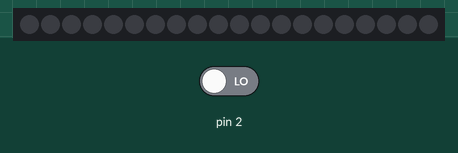
Simulated run of this sketch. Board: Arduino Uno, built with avr-gcc and run on an emulated ATmega328P. Parts: 20 RGB LEDs in strip order, left to right. Inputs (shaded band) come from the test bench; at power-on: pin 2 LOW. Dim RGB values are drawn brighter than linear.

Above: at 1.2 s.
1.3 s: pin 2 driven HIGH
At 2.12 s:
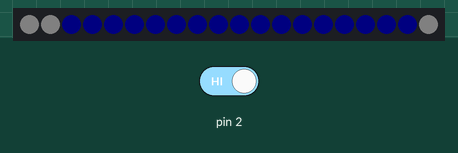
At 3.3 s:
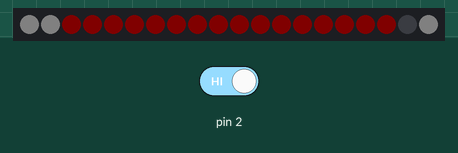
Timing chart, 0 to 4.8 s (numbered marks = the images above; inputs shaded):
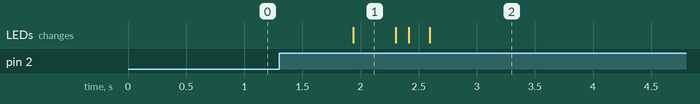

The sketch:

testimg.ino
```cpp
// (licence header left out)
const uint8_t chipled[] PROGMEM = {0};
const uint8_t numstrip[] PROGMEM = {1};
const uint8_t numradios[] PROGMEM = {1};
const uint8_t radio1directo[] PROGMEM = {1};
const uint8_t radio2directo[] PROGMEM = {1};
const uint8_t radio2180[] PROGMEM = {0};
const uint8_t offset1[] PROGMEM = {0};
const uint8_t offset2[] PROGMEM = {0};
const uint8_t brillo[] PROGMEM = {5};
const uint8_t animate[] PROGMEM = {0};
const uint8_t num_leds[] PROGMEM = {20};
const uint16_t numpasos[] PROGMEM = {162};
const uint16_t angreducido[] PROGMEM = {215};
const uint16_t sizePolarRedu[] PROGMEM = {810};
const uint8_t PolarRedu[810] PROGMEM = {0,1,1,0,2,1,0,3,2,0,4,2,0,5,2,0,6,2,0,7,2,0,8,2,0,9,2,0,10,2,0,11,2,0,12,2,0,13,2,0,14,2,0,15,2,0,16,2,0,17,2,0,18,2,0,19,0,0,20,1,3,3,0,5,19,2,6,19,0,11,3,2,13,3,1,16,4,0,22,4,1,24,5,0,27,5,1,30,6,0,31,6,5,31,7,0,33,6,1,34,7,1,34,8,0,36,8,1,36,9,0,37,9,1,37,10,0,38,10,2,38,11,0,39,10,1,39,12,0,40,11,1,40,12,5,40,13,0,40,14,0,41,12,1,41,13,1,41,15,0,41,16,0,42,14,1,42,15,1,42,16,2,42,17,0,42,18,0,43,16,1,43,17,1,43,18,1,44,19,1,50,18,6,52,19,6,53,19,1,54,1,6,54,17,6,56,17,1,57,18,1,58,13,6,59,10,6,60,14,6,61,14,1,63,2,6,63,12,6,66,9,6,67,9,1,67,10,1,68,9,6,68,13,1,69,10,6,69,15,6,69,16,6,71,11,6,72,14,6,72,16,1,74,9,1,74,13,6,75,15,1,76,15,6,78,14,1,78,15,1,79,14,6,81,7,6,81,9,6,81,14,1,83,2,1,83,8,6,84,7,1,86,14,6,86,15,6,86,16,6,87,7,6,87,8,1,88,8,6,88,15,1,88,16,1,89,6,6,89,15,6,89,16,6,92,16,1,93,15,1,94,6,1,94,8,1,94,15,6,94,16,6,95,7,1,96,8,6,96,14,1,96,15,1,96,16,1,98,7,6,100,8,1,101,9,1,101,14,6,102,2,6,103,7,1,104,15,6,105,15,1,106,14,1,106,15,6,107,13,1,107,14,6,109,16,6,110,9,6,110,11,1,110,14,1,110,15,1,111,15,6,112,16,1,113,10,1,113,13,6,113,15,1,117,9,1,118,12,1,120,14,6,122,14,1,123,2,1,123,13,1,123,17,6,124,18,6,126,14,6,126,17,1,127,14,1,128,18,1,132,1,1,138,17,7,138,18,4,138,19,0,139,15,4,139,16,4,139,17,4,139,19,4,140,13,4,140,14,0,141,12,4,141,14,4,142,11,4,143,10,4,144,9,4,146,8,4,147,7,7,148,2,6,148,7,4,149,7,0,150,7,4,151,6,0,153,6,4,155,5,4,157,2,1,159,4,7,161,4,4,170,3,7,173,3,4,175,3,0,178,3,4,205,20,6,206,20,3,207,20,1,208,2,7,210,2,1,213,20,4,214,20,1,217,20,6,218,20,1,220,20,0,221,20,1,222,2,4,223,2,1,223,20,4,224,20,1,226,20,3,227,20,1,228,2,4,229,2,1,230,20,4,232,20,1,233,20,4,234,20,1,235,20,4,237,20,0,238,20,1,240,20,7,241,20,1,244,20,0,245,20,4,246,20,1,8,3,0,12,4,0,12,5,0,13,6,0,13,7,0,14,8,0,14,9,0,14,10,0,14,11,0,14,12,0,14,13,0,14,14,0,14,15,0,15,16,0,15,17,0,15,18,0,15,19,0,16,8,2,16,9,2,16,10,2,16,11,2,16,12,2,16,13,2,16,14,2,16,15,2,16,16,2,16,17,2,16,18,2,16,19,2,17,4,2,17,5,2,17,6,2,17,7,2,23,3,2,36,19,0,37,19,2,43,2,2,45,2,1,48,2,2,52,2,0,73,2,2,76,2,0,78,2,2,81,19,0,82,2,1,84,2,2,85,19,2,86,2,1,88,19,0,93,19,2,95,19,0,96,19,2,97,19,0,99,19,2,101,19,0};
#include <avr/pgmspace.h>
#include "FastLED.h"
CRGB leds[141];
int angulo;
unsigned int numled;
unsigned int k = 0;
bool pasa = false;
bool cambiaLed = false;
long tiempoDibujo = 0;
long periodo = 0;
long periodoini = 0;
long previoustime = 0;
long tiempo = 0;
long contaseconds = 0;
unsigned int ang = 360;
long tvariable = 0;
int tiempoescritura = 700;
byte LedColour = 0;
byte vred = 0;
byte vgreen = 0;
byte vblue = 0;
int angAux = 0;
int anginicio = 360;
int kinicial = 0;
int contaang = 0;
long tiempoanimate = 0;
void setup() {
//Para resetear
pinMode(A2, INPUT);
digitalWrite(A2, LOW);
FastLED.addLeds<APA102>(leds, pgm_read_byte(num_leds + 0) + pgm_read_byte(offset1 + 0));
FastLED.setBrightness(pgm_read_byte(brillo + 0));
attachInterrupt(digitalPinToInterrupt(2), pasaIman, RISING);
memset(leds, 0, 141*3);
FastLED.show();
}
void loop() {
if (pasa == true) {
pasa = false;
tiempo = micros();
periodoini = tiempo - previoustime;
periodo = tiempo - previoustime - tvariable ;
//periodo teorico
tiempoDibujo = periodo / 360;
if (tiempoDibujo < 0) tiempoDibujo = 0;
previoustime = tiempo;
k = 0;
angulo = pgm_read_byte(PolarRedu + k);
if (k / 3 >= pgm_read_word_near(angreducido + 0)) {
angulo += 255;
};
contaang=0;
for (ang = 0; ang < 360 ; ang++) {
contaang++;
cambiaLed = false;
while (angulo == ang) {
cambiaLed = true;
if (pgm_read_byte(radio1directo + 0) == 1) {
numled = pgm_read_byte(PolarRedu + k+1) - 1 + pgm_read_byte(offset1 + 0);
} else {
//inverso es cero
numled = pgm_read_byte(num_leds + 0) - pgm_read_byte(PolarRedu + k+1) + pgm_read_byte(offset1 + 0);
}
LedColour = pgm_read_byte(PolarRedu + k+2);
//color option 0
vred = 0;
vgreen = 0;
vblue = 0;
if (LedColour == 4 || LedColour == 6 || LedColour == 7 || LedColour == 1) {
vblue = 255;
}
if (LedColour == 3 || LedColour == 5 || LedColour == 6 || LedColour == 1) {
vgreen = 255;
}
if (LedColour == 2 || LedColour == 5 || LedColour == 7 || LedColour == 1) {
vred = 255;
}
leds[numled].r = vred;
leds[numled].g = vgreen;
leds[numled].b = vblue;
k += 3;
if (k >= pgm_read_word_near(sizePolarRedu + 0)) {
angulo = 999;
}else{
angulo = pgm_read_byte(PolarRedu + k);
if (k / 3 >= pgm_read_word_near(angreducido + 0)) {
angulo += 255;
}
}
}
if (cambiaLed == true) {
FastLED.show();
if (tiempoDibujo > tiempoescritura) {
delayMicroseconds(tiempoDibujo - tiempoescritura);
}
} else {
if (tiempoDibujo > tiempoescritura) {
delayMicroseconds(tiempoDibujo + tiempoescritura * pgm_read_word_near(numpasos + 0) / (360 - pgm_read_word_near(numpasos + 0)));
} else {
delayMicroseconds(tiempoDibujo * 360 / (360 - pgm_read_word_near(numpasos + 0)));
}
}
if (pasa == true) {
//para que se sume a tvariable algo que se supone positivo
tvariable += (micros() - previoustime) * 360 /contaang - periodoini;
if (tvariable > 500000 || tvariable < -500000) {
tvariable = 0;
}
return;
}
}
//para que se sume a tvariable algo negativo
tvariable += (micros() - previoustime) - periodoini;
if (tvariable > 500000 || tvariable < -500000) {
tvariable = 0;
}
}
}
void pasaIman () {
pasa = true;
};
```

Measured:
- after the input at 1.3 s, the LEDs: change after 0.64 s (image 1)
